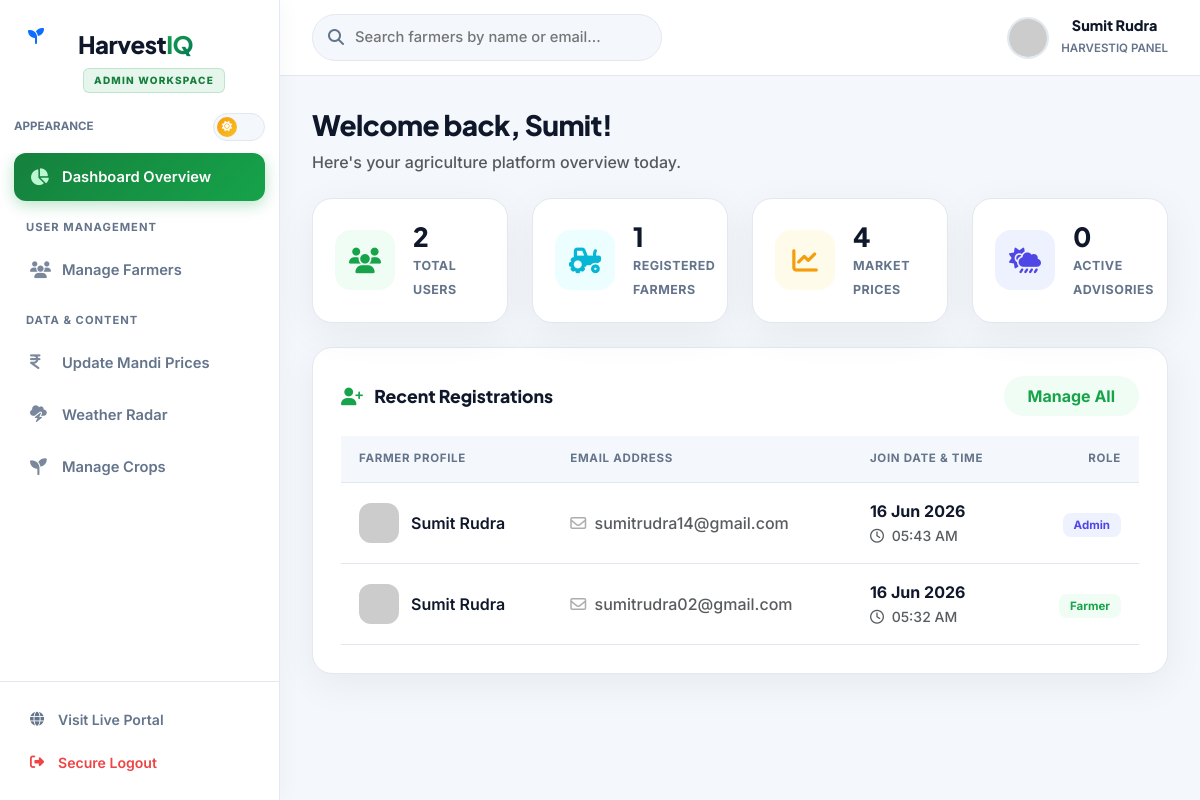
Screenshot of /admin/admin_dashboard.php (signed in) with the database file from the repository.
### tables this page shows
CREATE TABLE `users` (
  `id` int(11) NOT NULL,
  `full_name` varchar(100) NOT NULL,
  `email` varchar(100) NOT NULL,
  `password` varchar(255) NOT NULL,
  `role` enum('farmer','admin') DEFAULT 'farmer',
  `is_verified` tinyint(1) DEFAULT 0,
  `created_at` timestamp NOT NULL DEFAULT current_timestamp()
);

### admin/admin_dashboard.php (the view, shortened to what this page needs)
<?php
require '../db.php';
$user_count = mysqli_fetch_assoc(mysqli_query($conn, "SELECT COUNT(id) AS total FROM users"))['total'] ?? 0;
$farmer_count = mysqli_fetch_assoc(mysqli_query($conn, "SELECT COUNT(id) AS total FROM users WHERE role='farmer'"))['total'] ?? 0;
$market_count = 0;
$check_market = mysqli_query($conn, "SHOW TABLES LIKE 'market_prices'");
if (mysqli_num_rows($check_market) > 0) {
    $market_count = mysqli_fetch_assoc(mysqli_query($conn, "SELECT COUNT(id) AS total FROM market_prices"))['total'] ?? 0;
}
$advisory_count = 0;
$check_advisory = mysqli_query($conn, "SHOW TABLES LIKE 'weather_advisories'");
if (mysqli_num_rows($check_advisory) > 0) {
    $advisory_count = mysqli_fetch_assoc(mysqli_query($conn, "SELECT COUNT(id) AS total FROM weather_advisories"))['total'] ?? 0;
}
$recent_users = mysqli_query($conn, "SELECT * FROM users ORDER BY id DESC LIMIT 5");
?>
<!DOCTYPE html>
<html lang="en">
<head>
    <link href="https://cdn.jsdelivr.net/npm/bootstrap@5.3.0/dist/css/bootstrap.min.css" rel="stylesheet">
</head>
<body class="admin-body">
<?php require 'admin_sidebar.php'; ?>
<div class="admin-main">
    <nav class="admin-top-nav">
        <div class="admin-search">
            <i class="fa-solid fa-magnifying-glass"></i>
            <input type="text" id="userSearchInput" placeholder="Search farmers by name or email...">
        </div>
        <div class="nav-actions">
            <div class="dropdown">
                <button class="admin-profile-btn" data-bs-toggle="dropdown">
                    <img src="https://ui-avatars.com/api/?name=<?php echo urlencode($_SESSION['full_name'] ?? 'Admin'); ?>&background=0F172A&color=fff&bold=true" alt="Admin">
                    <div class="admin-info d-none d-sm-block">
                        <h6><?php echo htmlspecialchars($_SESSION['full_name'] ?? 'Super Admin'); ?></h6>
                        <span>HarvestIQ Panel</span>
                    </div>
                </button>
            </div>
        </div>
    </nav>
    <div class="dashboard-container">
        <div class="mb-4">
            <h2 class="header-title">Welcome back, <?php echo explode(' ', $_SESSION['full_name'] ?? 'Admin')[0]; ?>!</h2>
            <p class="text-muted fw-medium m-0">Here's your agriculture platform overview today.</p>
        </div>
        <div class="row g-4 mb-4">
            <div class="col-xl-3 col-md-6">
                <div class="stat-card">
                    <div class="stat-icon" style="background:#f0fdf4;color:#16a34a;"><i class="fa-solid fa-users"></i></div>
                    <div class="stat-info"><h3><?php echo number_format($user_count); ?></h3><span>Total Users</span></div>
                </div>
            </div>
            <div class="col-xl-3 col-md-6">
                <div class="stat-card">
                    <div class="stat-icon" style="background:#ECFEFF;color:#06B6D4;"><i class="fa-solid fa-tractor"></i></div>
                    <div class="stat-info"><h3><?php echo number_format($farmer_count); ?></h3><span>Registered Farmers</span></div>
                </div>
            </div>
            <div class="col-xl-3 col-md-6">
                <div class="stat-card">
                    <div class="stat-icon" style="background:#FFFBEB;color:#F59E0B;"><i class="fa-solid fa-chart-line"></i></div>
                    <div class="stat-info"><h3><?php echo number_format($market_count); ?></h3><span>Market Prices</span></div>
                </div>
            </div>
            <div class="col-xl-3 col-md-6">
                <div class="stat-card">
                    <div class="stat-icon" style="background:#EEF2FF;color:#4F46E5;"><i class="fa-solid fa-cloud-sun-rain"></i></div>
                    <div class="stat-info"><h3><?php echo number_format($advisory_count); ?></h3><span>Active Advisories</span></div>
                </div>
            </div>
        </div>
        <div class="content-card">
            <div class="card-header-flex">
                <h5><i class="fa-solid fa-user-plus me-2" style="color:#16a34a;"></i> Recent Registrations</h5>
                <a href="manage_users.php" class="btn btn-light rounded-pill fw-bold small px-4 py-2 border-0" style="background:#f0fdf4;color:#16a34a;">Manage All</a>
            </div>
            <div class="table-responsive">
                <table class="table table-custom mb-0" id="userTable">
                    <thead>
                        <tr>
                            <th>Farmer Profile</th>
                            <th>Email Address</th>
                            <th>Join Date & Time</th>
                            <th class="text-end">Role</th>
                        </tr>
                    </thead>
                    <tbody>
                        <?php if (mysqli_num_rows($recent_users) > 0): ?>
                            <?php while ($row = mysqli_fetch_assoc($recent_users)): ?>
                            <tr class="user-row">
                                <td>
                                    <div class="user-pill">
                                        <img src="https://ui-avatars.com/api/?name=<?php echo urlencode($row['full_name']); ?>&background=random&color=fff&bold=true" class="avatar-small" alt="">
                                        <span class="user-name"><?php echo htmlspecialchars($row['full_name']); ?></span>
                                    </div>
                                </td>
                                <td class="text-muted user-email"><i class="fa-regular fa-envelope me-1 opacity-50"></i> <?php echo htmlspecialchars($row['email']); ?></td>
                                <td>
                                    <span class="d-block fw-bold"><?php echo isset($row['created_at']) ? date('d M Y', strtotime($row['created_at'])) : 'Unknown'; ?></span>
                                    <span class="text-muted small"><i class="fa-regular fa-clock me-1"></i> <?php echo isset($row['created_at']) ? date('h:i A', strtotime($row['created_at'])) : '--:--'; ?></span>
                                </td>
                                <td class="text-end">
                                    <?php if ($row['role'] == 'admin'): ?>
                                        <span class="badge-admin">Admin</span>
                                    <?php else: ?>
                                        <span class="badge-user">Farmer</span>
                                    <?php endif; ?>
                                </td>
                            </tr>
                            <?php endwhile; ?>
                        <?php endif; ?>
                    </tbody>
                </table>
            </div>
        </div>
    </div>
</div>
</body>
</html>

### rows the page displays
users: full_name "Sumit Rudra", email "sumitrudra14@gmail.com", created_at "16 Jun 2026", created_at "05:43 AM", role "Admin"
users: full_name "Sumit Rudra", email "sumitrudra02@gmail.com", created_at "16 Jun 2026", created_at "05:32 AM", role "Farmer"

### other values shown
$_SESSION['full_name'] "Sumit Rudra"
explode(' ', $_SESSION['full_name'] ?? 'Admin')[0] "Sumit"
$user_count "2"
$farmer_count "1"
$market_count "4"
$advisory_count "0"
